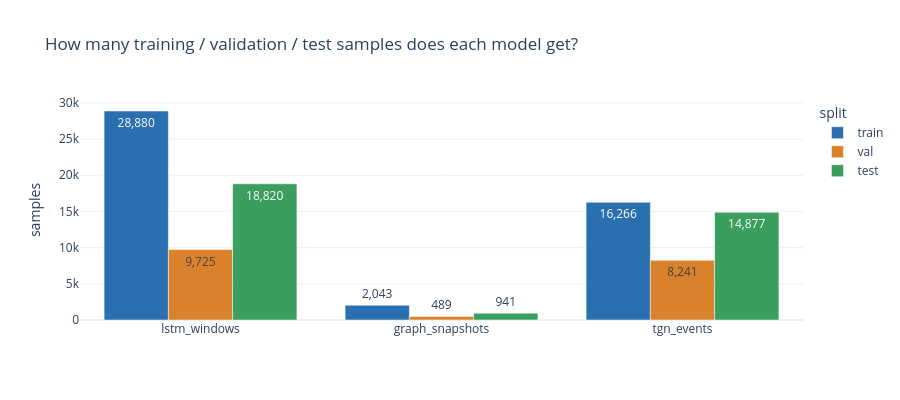

Notebook source saved alongside this figure:
### Markdown cell above
*What this shows:* the first chart counts every quality check; nothing was invented and nothing structurally wrong was found (no high<low, no zero prices). The second shows that the two data sources agree almost perfectly after 2021 but disagree on 10–23% of days in 2017–18, so the earliest years are the least reliable.

### Code cell
fig = px.bar(counts, x="dataset", y="samples", color="split", barmode="group", text_auto=",", color_discrete_map=SPLIT_COLORS,
             title="How many training / validation / test samples does each model get?",
             labels={"dataset": "", "samples": "samples"})
fig.update_layout(height=400)
save(fig, "01_sample_counts").show()
print(f"Train covers {int(SM['train'].sum())} days. LSTM windows overlap in 29 of 30 days, so the effective number of "
      f"independent observations is ~{int(SM['train'].sum())} days x 20 coins, small by deep-learning standards.")

### Figure 1 — Plotly figure (JSON) as saved in the notebook; plotly's stock layout.template omitted (floating-point values rounded to 4 significant figures)
{"data": [{"alignmentgroup": "True", "hovertemplate": "split=train<br>=%{x}<br>samples=%{y}<extra></extra>", "legendgroup": "train", "marker": {"color": "#2a6fb0", "pattern": {"shape": ""}}, "name": "train", "offsetgroup": "train", "orientation": "v", "showlegend": true, "textposition": "auto", "texttemplate": "%{y:,}", "type": "bar", "x": ["lstm_windows", "graph_snapshots", "tgn_events"], "xaxis": "x", "y": [28880, 2043, 16266], "yaxis": "y"}, {"alignmentgroup": "True", "hovertemplate": "split=val<br>=%{x}<br>samples=%{y}<extra></extra>", "legendgroup": "val", "marker": {"color": "#d9822b", "pattern": {"shape": ""}}, "name": "val", "offsetgroup": "val", "orientation": "v", "showlegend": true, "textposition": "auto", "texttemplate": "%{y:,}", "type": "bar", "x": ["lstm_windows", "graph_snapshots", "tgn_events"], "xaxis": "x", "y": [9725, 489, 8241], "yaxis": "y"}, {"alignmentgroup": "True", "hovertemplate": "split=test<br>=%{x}<br>samples=%{y}<extra></extra>", "legendgroup": "test", "marker": {"color": "#3a9e5f", "pattern": {"shape": ""}}, "name": "test", "offsetgroup": "test", "orientation": "v", "showlegend": true, "textposition": "auto", "texttemplate": "%{y:,}", "type": "bar", "x": ["lstm_windows", "graph_snapshots", "tgn_events"], "xaxis": "x", "y": [18820, 941, 14877], "yaxis": "y"}], "layout": {"barmode": "group", "height": 400, "legend": {"title": {"text": "split"}, "tracegroupgap": 0}, "title": {"text": "How many training / validation / test samples does each model get?"}, "xaxis": {"anchor": "y", "domain": [0.0, 1.0], "title": {"text": ""}}, "yaxis": {"anchor": "x", "domain": [0.0, 1.0], "title": {"text": "samples"}}}}
